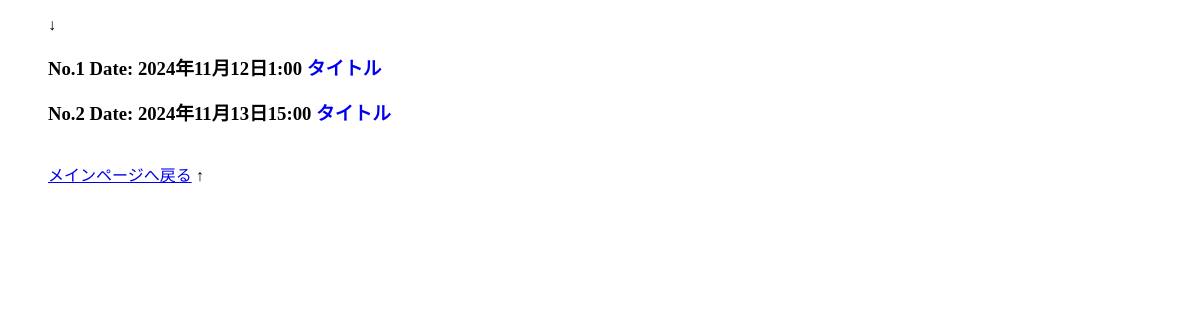
The page /contents/notice_list/ on the database as committed earlier.
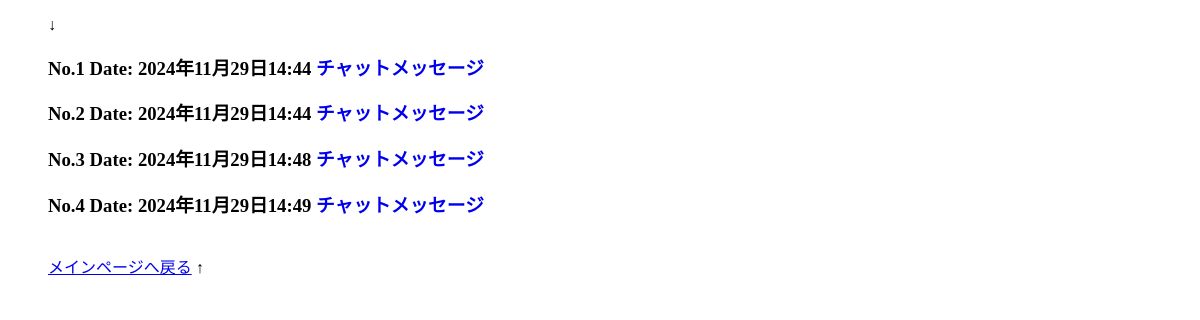
The same page on the database as committed later.
### contents/models.py (models this page shows, shortened)
class NoticeList(models.Model):
    id = models.AutoField(primary_key=True)
    posted_at = models.DateTimeField(
        verbose_name="日時",
        auto_now_add=True
    )
    title = models.CharField(
        verbose_name="タイトル",
        max_length=30,
        default=""
    )
    text = models.TextField(
        verbose_name="本文"
    )

### contents/views.py (the view)
# urls.py: path('notice_list/', views.NoticeListView.as_view(), name='notice_l'),
class NoticeListView(ListView):
    template_name = "contents/nlist_test.html"# template_name = 'contents/notice_list.html'
    model = NoticeList
    paginate_by = 10
    context_object_name = "obj_data"

### templates/contents/nlist_test.html (shortened to what this page needs)
<!doctype html>
<html lang="ja">
<ul>
    ↓
    {% for data in obj_data %}
    <h3>No.{{ data.id }} Date: {{ data.posted_at }}
        <a style="text-decoration: none;font-style: #0000;" href= "{% url 'contents:notice_d' data.pk %}">{{data.title}}</a>
    </h3>
    {% endfor %}
    <br>
    <a href="{% url 'accounts:index' %}" class="btn btn-link btn-block" target="_self">メインページへ戻る</a>
    ↑
</ul>

Rows that differ between the two databases and show on the page:
changed NoticeList id 1: posted_at "2024年11月12日1:00" → "2024年11月29日14:44"; title "タイトル" → "チャットメッセージ"
changed NoticeList id 2: posted_at "2024年11月13日15:00" → "2024年11月29日14:44"; title "タイトル" → "チャットメッセージ"
added NoticeList: id "3", posted_at "2024年11月29日14:48", title "チャットメッセージ"
added NoticeList: id "4", posted_at "2024年11月29日14:49", title "チャットメッセージ"
